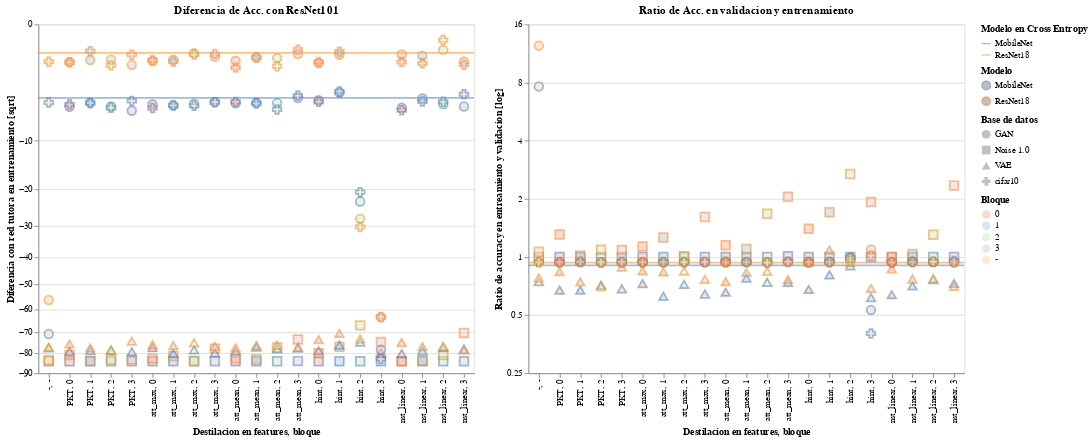

Here is the notebook cell this chart was saved with:
### Code cell
g=alt.hconcat(grafico_con_barra_y_CE(source=source,
                                     title="Diferencia de Acc. con ResNet101 ",
                                       x='feat,block',
                                       y='delta_teacher',
                                       bs=True,
                                      shape='dataset',scale='sqrt',
                                      ).properties(width=500,height=400).interactive()
              ,
grafico_con_barra_y_CE(source=source,
                       title="Ratio de Acc. en validacion y entrenamiento",
                       x='feat,block',
                       y='test/train',
                       bs=True,
                      shape='dataset',scale='log'
                      ).properties(width=500,height=400).interactive()
)
g

### Figure 1 — Vega-Lite specification as saved in the notebook (floating-point values rounded to 4 significant figures; data arrays with more than 128 entries replaced by an {"elided": "..."} marker saying what was removed)
{"config": {"view": {"continuousWidth": 400, "continuousHeight": 300}}, "hconcat": [{"layer": [{"data": {"name": "data-9856763b4126115ecf4fcc3482d85284"}, "mark": {"type": "rule", "opacity": 0.5}, "encoding": {"color": {"type": "nominal", "field": "model", "legend": {"title": "Modelo"}}, "size": {"value": 2}, "stroke": {"type": "nominal", "field": "model", "legend": {"title": "Modelo en Cross Entropy"}}, "y": {"type": "quantitative", "field": "delta_teacher"}}, "selection": {"selector012": {"type": "interval", "bind": "scales", "encodings": ["x", "y"]}}}, {"data": {"name": "data-e05bdf2c86e338c929fe5a5de1c618e6"}, "mark": {"type": "point", "size": 100}, "encoding": {"color": {"type": "nominal", "field": "student", "legend": {"title": "Modelo"}}, "fill": {"type": "ordinal", "field": "layer", "legend": {"title": "Bloque"}, "scale": {"scheme": "pastel1"}}, "opacity": {"value": 0.5}, "shape": {"type": "ordinal", "field": "dataset", "legend": {"title": "Base de datos"}}, "x": {"type": "nominal", "field": "feat,block", "title": "Destilacion en features, bloque"}, "y": {"type": "quantitative", "field": "delta_teacher", "scale": {"base": 2, "constant": 1, "type": "sqrt", "zero": true}, "title": "Diferencia con red tutora en entrenamiento [sqrt]"}}, "title": "Diferencia de Acc. con ResNet101 "}], "height": 400, "width": 500}, {"layer": [{"data": {"name": "data-9856763b4126115ecf4fcc3482d85284"}, "mark": {"type": "rule", "opacity": 0.5}, "encoding": {"color": {"type": "nominal", "field": "model", "legend": {"title": "Modelo"}}, "size": {"value": 2}, "stroke": {"type": "nominal", "field": "model", "legend": {"title": "Modelo en Cross Entropy"}}, "y": {"type": "quantitative", "field": "test/train"}}, "selection": {"selector013": {"type": "interval", "bind": "scales", "encodings": ["x", "y"]}}}, {"data": {"name": "data-e05bdf2c86e338c929fe5a5de1c618e6"}, "mark": {"type": "point", "size": 100}, "encoding": {"color": {"type": "nominal", "field": "student", "legend": {"title": "Modelo"}}, "fill": {"type": "ordinal", "field": "layer", "legend": {"title": "Bloque"}, "scale": {"scheme": "pastel1"}}, "opacity": {"value": 0.5}, "shape": {"type": "ordinal", "field": "dataset", "legend": {"title": "Base de datos"}}, "x": {"type": "nominal", "field": "feat,block", "title": "Destilacion en features, bloque"}, "y": {"type": "quantitative", "field": "test/train", "scale": {"base": 2, "constant": 1, "type": "log", "zero": true}, "title": "Ratio de accuracy en entreamiento y validacion [log]"}}, "title": "Ratio de Acc. en validacion y entrenamiento"}], "height": 400, "width": 500}], "$schema": "https://vega.github.io/schema/vega-lite/v4.8.1.json", "datasets": {"data-9856763b4126115ecf4fcc3482d85284": [{"model": "ResNet18", "test_acc": 93.34, "train_acc": 99.85, "epoch": 400, "train_step": 156400, "test_step": 40000, "loss_conv": 360, "acc_conv": 303, "max": 93.71, "t": "Cifar10/ResNet18/teacher/", "delta_teacher": -0.6, "delta_student": 0, "test/train": 0.9348, "student": "ResNet18", "log_dist": "CE", "feat_dist": "-", "layer": "-", "train_loss": 0.004576, "test_loss": 0.5333}, {"model": "MobileNet", "test_acc": 89.94, "train_acc": 99.54, "epoch": 400, "train_step": 156400, "test_step": 40000, "loss_conv": 391, "acc_conv": 306, "max": 90.52, "t": "Cifar10/MobileNet/teacher/", "delta_teacher": -4.0, "delta_student": 0, "test/train": 0.9035, "student": "MobileNet", "log_dist": "CE", "feat_dist": "-", "layer": "-", "train_loss": 0.01374, "test_loss": 0.5806}], "data-e05bdf2c86e338c929fe5a5de1c618e6": {"elided": "168 records"}}}
